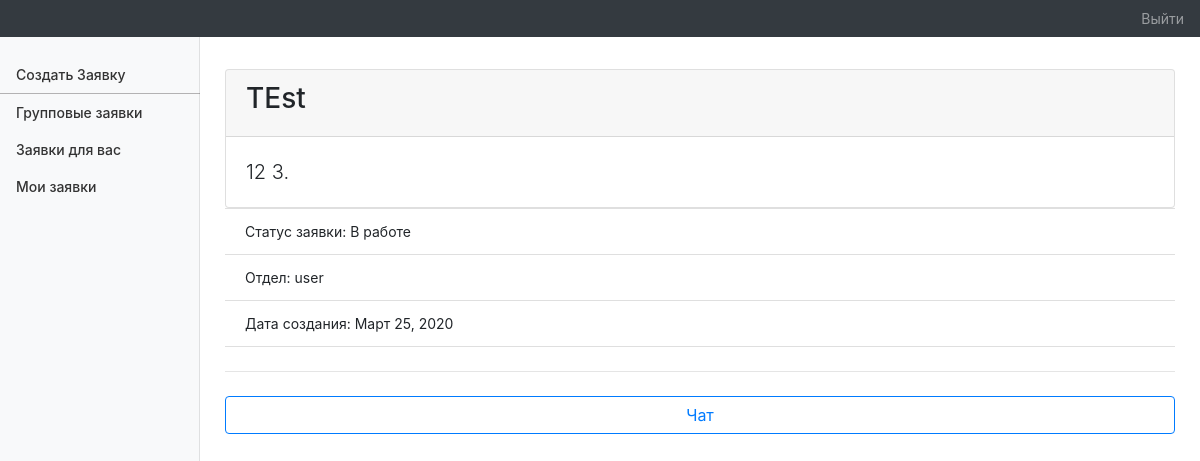
The page /ticket/details/1/ (signed in) on the database its author committed.
### Base/models.py (models this page shows, shortened)
class TicketBD(AbstractTicketBD):
    objects = TicketBDManeger()
    autors = models.ForeignKey(CustomUser, related_name='autorsCr', on_delete=models.DO_NOTHING,
                               verbose_name="Автор обращения",null=True)  # Автор обращения
    maneger = models.ForeignKey(CustomUser, related_name='manager_aCr', on_delete=models.DO_NOTHING, blank=True,
                                null=True, verbose_name="Ответственный")  # Ответственный
    groups = models.ForeignKey(CustomGroup, related_name='groups_aCr', on_delete=models.DO_NOTHING,
                               verbose_name="Отдел")  # Подразделения
    created_t = models.DateTimeField(auto_now_add=True)
    history = HistoricalRecords()
    @property
    def _history_user(self):
        return self.changed_by
    class Meta:
        ordering = ('created_t',)

### Views/chat_views.py (the view, shortened to what this page needs)
# urls.py: path('ticket/details/<int:pk>/', TicketDetail.as_view(), name='ticket_detail'),
class TicketDetail(MiximV, DetailView,):
    template_name = "label/ticketDetail.html"
    model = TicketBD
    context_object_name = 'ticket'
    title = "Имформация о заявке"
    def get_object(self, queryset=None):
        obj = super(DetailView,self).get_object()
        if self.model.objects.vireficate_art(self.request.user,obj.pk) == None:
            raise Http404('Вы не принадлижите этой группе;)')
        return obj
    def get_context_data(self, **kwargs):
        context             = super().get_context_data(**kwargs)
        context['is_role']  = self.model.objects.get_role(self.request.user,self.get_object().pk)
        context['form_anon']=GetTicketForm
        return context

### Base/ticker_meneger.py (called while the page is built)
    def is_autors(self, user, pk) -> bool:
        q = self.vireficate_art(user, pk)
        if q.autors == None:
            return False
        if q.autors.username == user.username:
            return "autor"
        return False

    def is_maneger(self, user, pk) -> bool:
        q = self.vireficate_art(user, pk)
        if q.maneger == None :
            return False
        if q.maneger.username == user.username:
            return "maneger"
        return False

    def get_role(self, user, pk) -> str:
        if self.is_autors(user, pk):
            return "autor"
        if self.is_maneger(user, pk):
            return "maneger"
        else:
            return "anon"

    def vireficate_art(self, user, pk):
        if not isinstance(user, self.CustomModels):
            raise ValueError
        q2 = self.get(pk=pk)  # art on vert
        if user == q2.autors:
            return q2
        q = self.filter(groups__in=user.groups.all())  # list rec
        if q2 in q:
            return q2
        else:
            return None

### Base/ticket.py (called while the page is built)
    def searchTuple(self, tups, elem):
        return [a for i, a in (filter(lambda tup: elem in tup, tups))]

    def getStatus(self):
        return self.searchTuple(self.STATUS, self.status)[0]

### Views/view.py (called while the page is built)
    def get_context_data(self,**kwargs):
        context = super(MiximV,self).get_context_data(**kwargs)
        context['title'] = self.title
        return context

### core/templates/label/ticketDetail.html (shortened to what this page needs)
{% extends   "label/base_menu.html" %}
{% load static %}
{% load crispy_forms_tags %}
{% block extraCss %}
<link href="{% static 'label/css/chatbox.css' %}" rel="stylesheet">
{% endblock %}
{% block content %}
<main class="col-md-9 ml-sm-auto col-lg-10 pt-3 px-4" role="main">
    <div class="row">
            <div class="container-fluid  p-3 ">
              <div class="card">
                <div class="card-header">
                  <h3 class="display-6">{{ ticket.title }}</h3>
                </div>
                <div class="card-body">
                  <p class="card-text lead">{{ ticket.content }}.</p>
                </div>
              </div>
                <ul class="list-group list-group-flush">
                    <li class="list-group-item">Статус заявки: {{ ticket.getStatus }}</li>
                    <li class="list-group-item">Отдел: {{ ticket.groups }}</li>
                    <li class="list-group-item">Дата создания: {{ ticket.data_created }}</li>
                </ul>
                <hr class="my-4">
                {% if ticket.getStatus == "Закрыта" %}
                  <div class="alert alert-info" role="alert">
                        Заявка закрыта
                  </div>
                {% elif is_role == 'autor' %}
                <a class="btn btn-outline-primary btn-block" href="{% url 'ticket_chats_view' ticket.pk %}"
                role="button">Чат</a>
                {% elif is_role == 'maneger' %}
                <a class="btn btn-outline-primary btn-block" href="{% url 'ticket_chats_view' ticket.pk %}"
                role="button">Чат</a>
                {% else %}
              <form id="form_app" action="{% url 'chat_user_update' ticket.pk %}" method="post">
                  {% crispy form_anon  %}
              </form>
                {% endif %}
            </div>
    </div>
    {% endblock %}

### core/static/css/label/dashboard.css (style rules this page uses)
body { font-size: .875rem; }

### rows shown on the page
TicketBD: title "TEst", content "12 3", getStatus "В работе", groups "user", data_created "Март 25, 2020"
